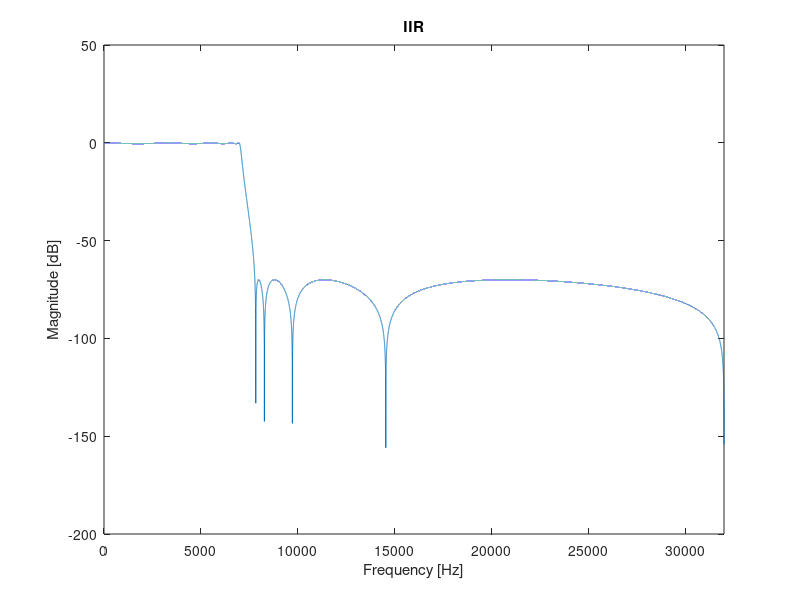
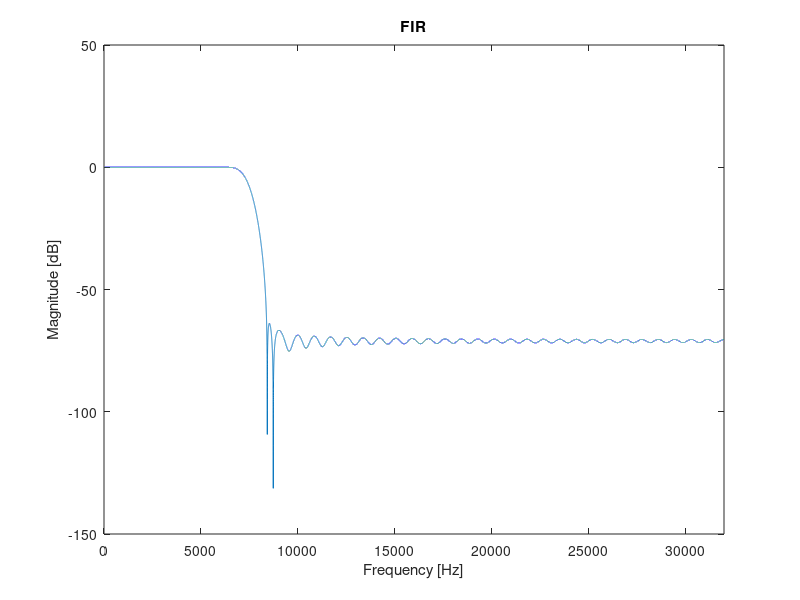

MATLAB code to generate these figures, in order:
%% AUTOR Kamil Wieczorek
clc
clear all
close all
%% init
fp = 64000;
fn = fp/2;
N = fp;
fd = fopen("params.h", "w");
%% IIR
Wp = 7000/fn;
Ws = 8000/fn;
Rp = 0.5;
Rs = 70;
[n_iir, Wn] = ellipord(Wp, Ws, Rp, Rs);
[b, a] = ellip(n_iir, Rp, Rs, Wn);
[h, w] = freqz(b, a, N, N);
x = w;
y = 20*log10(abs(h));
figure
plot(x,y)
title("IIR");
xlabel('Frequency [Hz]');
ylabel('Magnitude [dB]');
xlim([0 32000]);
%% export filter params
fprintf(fd, "static double b_iir[] = {");
for i=1:size(b,2)
        fprintf(fd, "%.16e", b(i));
        if(i == size(b, 2))
                fprintf(fd, "};");
        else
                fprintf(fd, ",");
        end
end
fprintf(fd, "\n");
fprintf(fd, "static double a_iir[] = {");
for i=1:size(a,2)
        fprintf(fd, "%.16e", a(i));
        if(i == size(a, 2))
                fprintf(fd, "};");
        else
                fprintf(fd, ",");
        end
end
fprintf(fd, "\n");

%% FIR
n_fir = 150;
b = fir2(n_fir, [0 7000/fn 7800/fn 1], [1 1 0.00028 0.00028]);
[h, w] = freqz(b, 1, N, N);
x = w;
y = 20*log10(abs(h));
figure
plot(x,y)
title("FIR");
xlabel('Frequency [Hz]');
ylabel('Magnitude [dB]');
xlim([0 32000]);
%% export filter params
fprintf(fd, "static double b_fir[] = {");
for i=1:size(b,2)
        fprintf(fd, "%.16e", b(i));
        if(i == size(b, 2))
                fprintf(fd, "};");
        else
                fprintf(fd, ",");
        end
end
%% close file
fclose(fd);